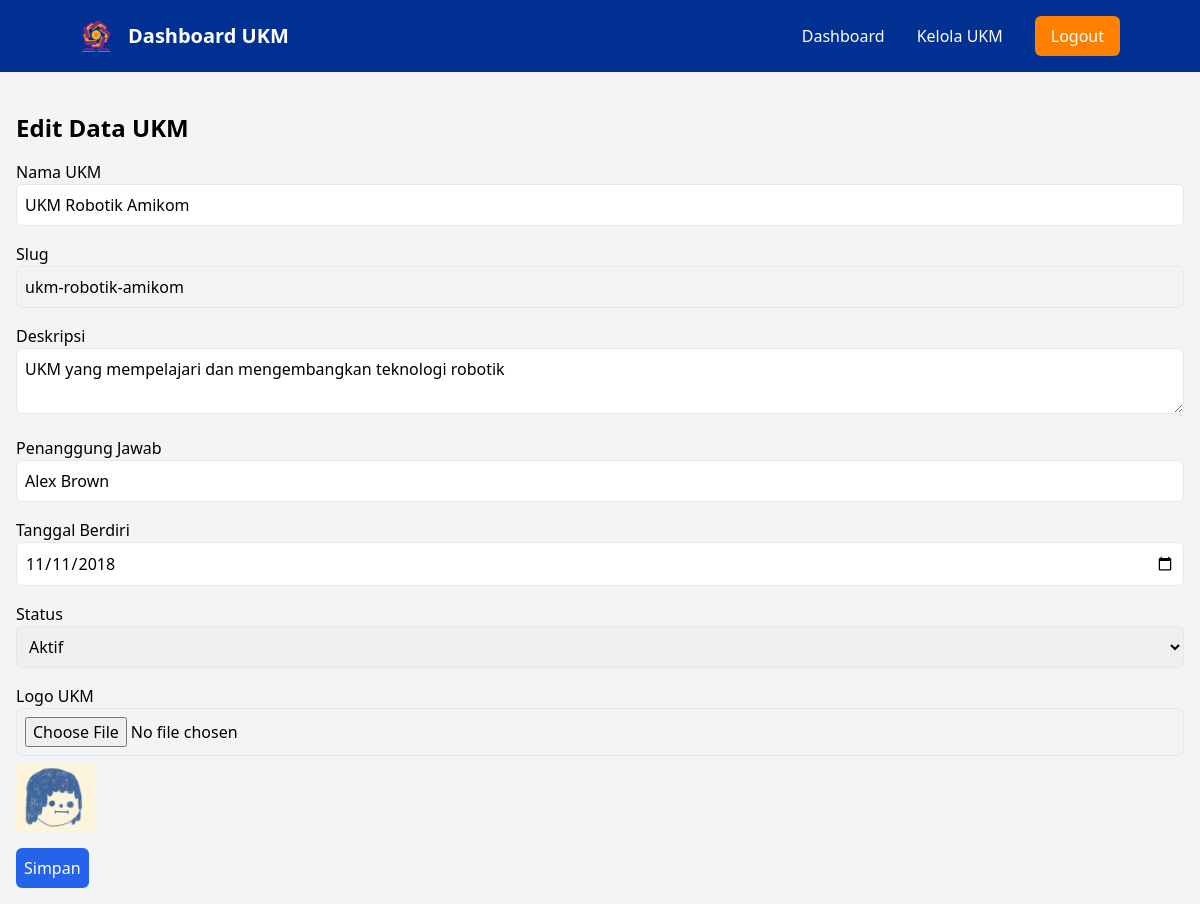
Page /edit.php?id=3 (signed in) on the committed database.
### tables this page shows
CREATE TABLE `ukm` (
  `id` int(11) NOT NULL,
  `nama` varchar(255) NOT NULL,
  `slug` varchar(255) DEFAULT NULL,
  `deskripsi` text DEFAULT NULL,
  `penanggung_jawab` text DEFAULT NULL,
  `tanggal_berdiri` date DEFAULT NULL,
  `status` enum('Aktif','Tidak Aktif') NOT NULL,
  `logo` varchar(255) DEFAULT NULL
);

### edit.php (the view, shortened to what this page needs)
<?php
include_once 'utils/layout.php';
include_once 'utils/db.php';
if (isset($_GET['id'])) {
    $id = $_GET['id'];
    $stmt = $pdo->prepare("SELECT * FROM ukm WHERE id = :id");
    $stmt->bindParam(':id', $id);
    $stmt->execute();
    $ukm = $stmt->fetch(PDO::FETCH_ASSOC);
}else{
    header("Location: ukm.php");
    exit;
}
?>
<div class="max-w-7xl mx-auto">
    <h2 class="text-2xl font-semibold mb-4">Edit Data UKM</h2>
    <form method="POST" enctype="multipart/form-data">
        <div class="mb-4">
            <label for="nama" class="block">Nama UKM</label>
            <input type="text" name="nama" id="nama" value="<?= htmlspecialchars($ukm['nama']) ?>" class="w-full p-2 border rounded-md" required>
        </div>
        <div class="mb-4">
            <label for="slug" class="block">Slug</label>
            <input type="text" name="slug" id="slug" value="<?= htmlspecialchars($ukm['slug']) ?>" class="w-full p-2 border rounded-md" disabled>
        </div>
        <div class="mb-4">
            <label for="deskripsi" class="block">Deskripsi</label>
            <textarea name="deskripsi" id="deskripsi" class="w-full p-2 border rounded-md"><?= htmlspecialchars($ukm['deskripsi']) ?></textarea>
        </div>
        <div class="mb-4">
            <label for="penanggung_jawab" class="block">Penanggung Jawab</label>
            <input type="text" name="penanggung_jawab" id="penanggung_jawab" value="<?= htmlspecialchars($ukm['penanggung_jawab']) ?>" class="w-full p-2 border rounded-md">
        </div>
        <div class="mb-4">
            <label for="tanggal_berdiri" class="block">Tanggal Berdiri</label>
            <input type="date" name="tanggal_berdiri" id="tanggal_berdiri" value="<?= $ukm['tanggal_berdiri'] ?>" class="w-full p-2 border rounded-md" required>
        </div>
        <div class="mb-4">
            <label for="status" class="block">Status</label>
            <select name="status" id="status" class="w-full p-2 border rounded-md" required>
                <option value="Aktif" <?= $ukm['status'] == 'Aktif' ? 'selected' : '' ?>>Aktif</option>
            </select>
        </div>
        <div class="mb-4">
            <label for="logo" class="block">Logo UKM</label>
            <input type="file" name="logo" id="logo" class="w-full p-2 border rounded-md">
            <img src="<?= $ukm['logo'] ? './public/images/' . $ukm['logo'] : './static/images/placeholder.jpeg' ?>" alt="Logo" class="w-20 mt-2">
        </div>
        <button type="submit" class="bg-blue-600 text-white p-2 rounded-md">Simpan</button>
    </form>
</div>
</main>
</body>
</html>

### rows in the picture
ukm: nama "UKM Robotik Amikom", slug "ukm-robotik-amikom", deskripsi "UKM yang mempelajari dan mengembangkan teknologi robotik", penanggung_jawab "Alex Brown", tanggal_berdiri "11/11/2018", status "Aktif", logo (picture)
